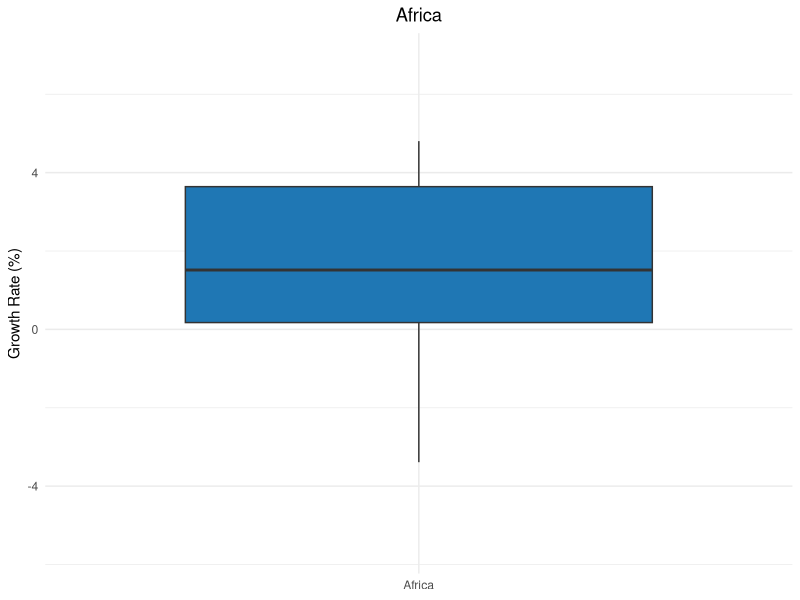
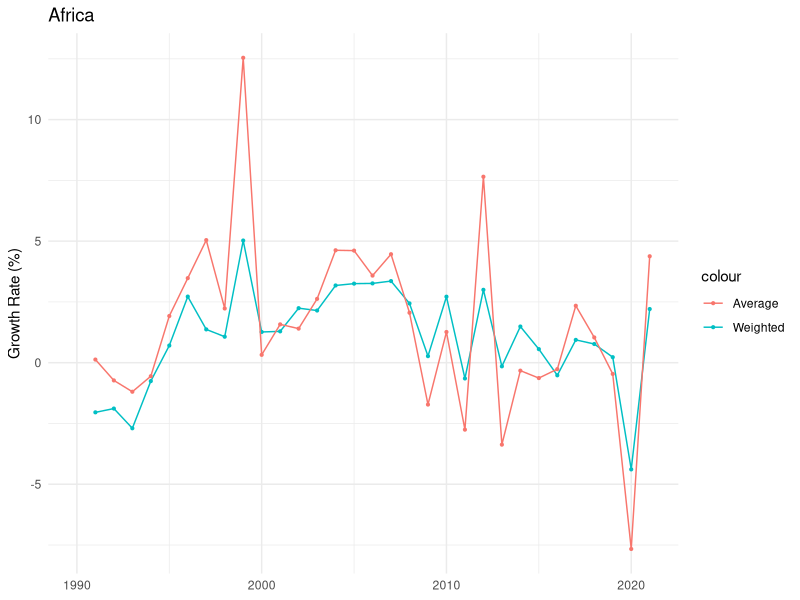
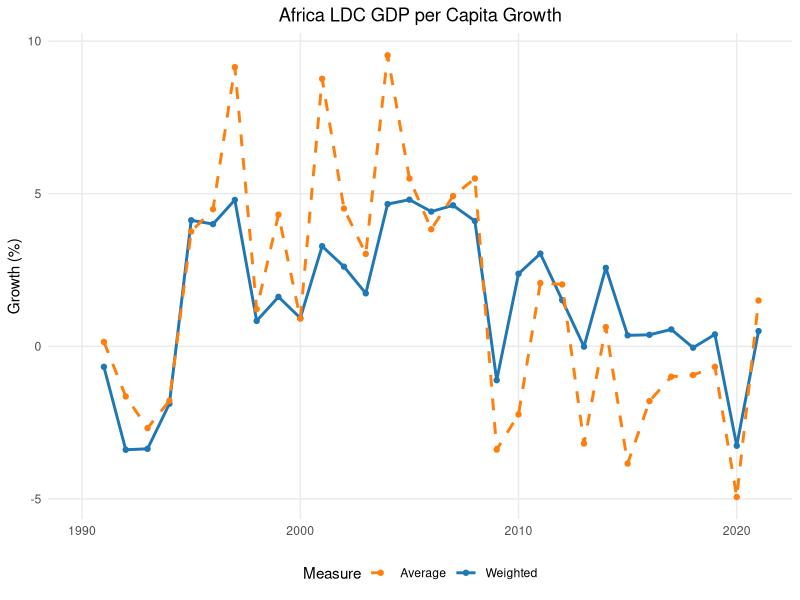
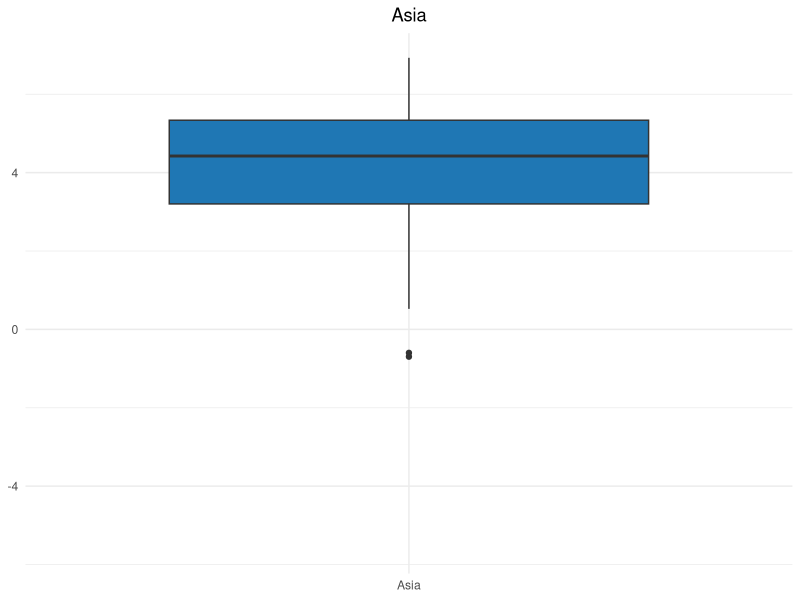
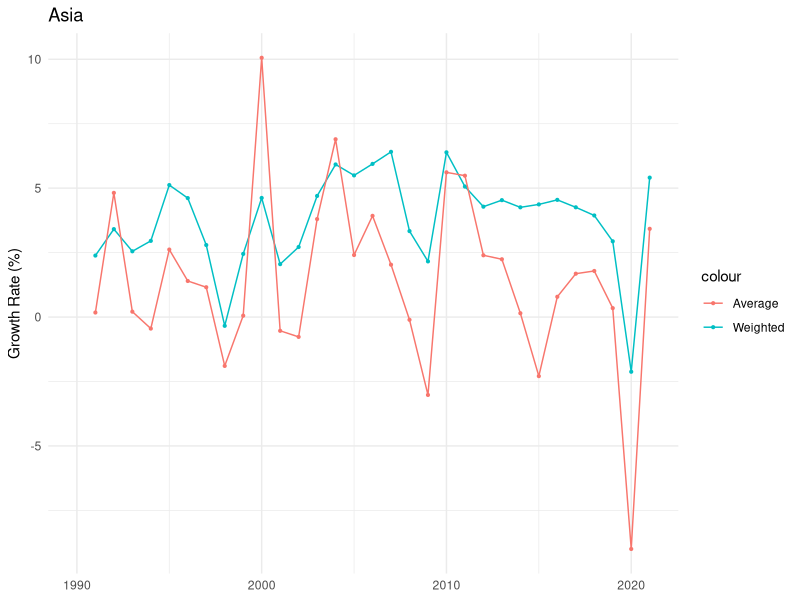
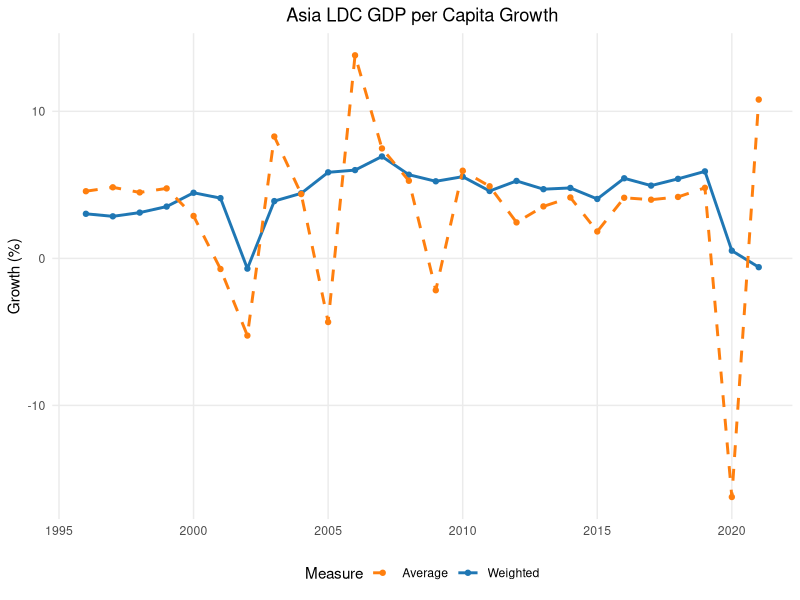
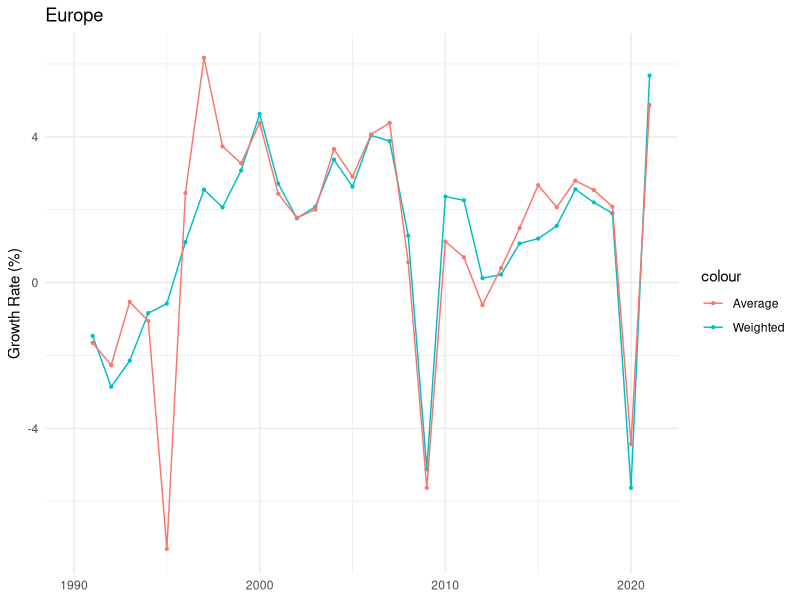
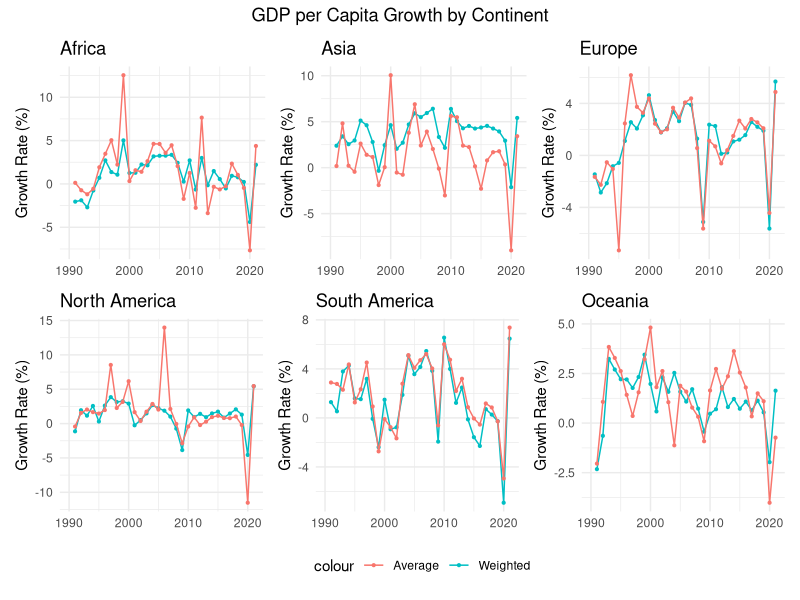

The R script that drew these images, in order:
library(tidyverse)
library(dplyr)
library(ggplot2)
library(purrr)
library(patchwork)

# Importing Data Sets

Continent_Classification <- read.csv("data sets/continents-according-to-our-world-in-data.csv")
GDP_per_capita <- read.csv("data sets/gdp-per-capita-worldbank.csv")
LDC <- read.csv("data sets/LDC.csv")
World_Population <- read.csv("data sets/world population.csv")
NEET <- read.csv("data sets/youth-not-in-education-employment-training.csv")


# Rename Columns

colnames(GDP_per_capita) <- c("Country", "Code", "Year", "GDP_Per_Capita")
colnames(Continent_Classification) <- c("Country", "Code", "Year", "Continent")
colnames(World_Population) <- c("Country", "Code", "Year", "Population")


# Convert columns to correct types

GDP_per_capita <- GDP_per_capita %>%
  mutate(
    Country = as.character(Country),
    Code = as.character(Code),
    Year = as.integer(Year),
    GDP_Per_Capita = map_dbl(GDP_Per_Capita, as.numeric)
  )

Continent_Classification <- Continent_Classification %>%
  mutate(
    Country = as.character(Country),
    Code = as.character(Code),
    Year = as.integer(Year),
    Continent = as.character(Continent)
  )

World_Population <- World_Population %>%
  mutate(
    Country = as.character(Country),
    Code = as.character(Code),
    Year = as.integer(Year),
    Population = as.numeric(Population)
  )

# Combine Data Sets

GDP_Continent_Population_Combined <- GDP_per_capita %>%
  left_join(Continent_Classification %>% select(Code, Continent), by = "Code") %>%
  left_join(World_Population %>% select(Code, Year, Population), by = c("Code", "Year"))


GDP_Continent_Population_Combined <- GDP_Continent_Population_Combined %>%
  drop_na()


# LDC Classification

GDP_Continent_Population_Combined <- GDP_Continent_Population_Combined %>%
  mutate(LDC_Status = Country %in% LDC$Country & Year %in% LDC$Year)

# Add growth rate

GDP_Continent_Population_Combined <- GDP_Continent_Population_Combined %>%
  arrange(Country, Year) %>%  
  group_by(Country) %>%
  mutate(GDP_growth_rate = (GDP_Per_Capita - lag(GDP_Per_Capita)) / lag(GDP_Per_Capita) * 100) %>%
  ungroup()


# Compute Continent Growth

continent_growth <- GDP_Continent_Population_Combined %>%
  group_by(Continent, Year) %>%
  summarise(
    weighted_gdp_pc = sum(GDP_Per_Capita * Population, na.rm = TRUE) / sum(Population, na.rm = TRUE), # weighted gdp_pc
    average_gdp_pc  = mean(GDP_Per_Capita, na.rm = TRUE),  # average gdp_pc
    .groups = "drop"
  ) %>%
  arrange(Continent, Year) %>%
  group_by(Continent) %>%
  mutate(weighted_growth = (weighted_gdp_pc / lag(weighted_gdp_pc) - 1) * 100) %>% # growth rate weighted by population
  mutate(average_growth = (average_gdp_pc / lag(average_gdp_pc) - 1) * 100) %>% # Average growth rate
  ungroup()


# NA during the years will affect accuracy of gdp growth rate
na_counts <- GDP_Continent_Population_Combined %>%
  group_by(Continent, Year) %>%
  summarise(
    na_GDP_growth_rate = sum(is.na(GDP_growth_rate)),
    .groups = "drop"
  ) %>%
  arrange(Continent, Year)
# Europe in 1995 is unreliable because 8 country have NA growth rate


# Plotting the graph for Continents


# Africa
Africa_growth <- ggplot(subset(continent_growth, Continent == "Africa"), aes(x = Year)) +
  geom_line(aes(y = weighted_growth, color = "Weighted")) +
  geom_point(aes(y = weighted_growth, color = "Weighted"), size = 0.75) +
  geom_line(aes(y = average_growth, color = "Average")) +
  geom_point(aes(y = average_growth, color = "Average"), size = 0.75) +
  labs(title = "Africa", y = "Growth Rate (%)", x = NULL) +
  theme_minimal()

# Asia
Asia_growth <- ggplot(subset(continent_growth, Continent == "Asia"), aes(x = Year)) +
  geom_line(aes(y = weighted_growth, color = "Weighted")) +
  geom_point(aes(y = weighted_growth, color = "Weighted"), size = 0.75) +
  geom_line(aes(y = average_growth, color = "Average")) +
  geom_point(aes(y = average_growth, color = "Average"), size = 0.75) +
  labs(title = "Asia", y = "Growth Rate (%)", x = NULL) +
  theme_minimal()

# Europe
Europe_growth <- ggplot(subset(continent_growth, Continent == "Europe"), aes(x = Year)) +
  geom_line(aes(y = weighted_growth, color = "Weighted")) +
  geom_point(aes(y = weighted_growth, color = "Weighted"), size = 0.75) +
  geom_line(aes(y = average_growth, color = "Average")) +
  geom_point(aes(y = average_growth, color = "Average"), size = 0.75) +
  labs(title = "Europe", y = "Growth Rate (%)", x = NULL) +
  theme_minimal()

# North America
NorthAmerica_growth <- ggplot(subset(continent_growth, Continent == "North America"), aes(x = Year)) +
  geom_line(aes(y = weighted_growth, color = "Weighted")) +
  geom_point(aes(y = weighted_growth, color = "Weighted"), size = 0.75) +
  geom_line(aes(y = average_growth, color = "Average")) +
  geom_point(aes(y = average_growth, color = "Average"), size = 0.75) +
  labs(title = "North America", y = "Growth Rate (%)", x = NULL) +
  theme_minimal()

# South America
SouthAmerica_growth <- ggplot(subset(continent_growth, Continent == "South America"), aes(x = Year)) +
  geom_line(aes(y = weighted_growth, color = "Weighted")) +
  geom_point(aes(y = weighted_growth, color = "Weighted"), size = 0.75) +
  geom_line(aes(y = average_growth, color = "Average")) +
  geom_point(aes(y = average_growth, color = "Average"), size = 0.75) +
  labs(title = "South America", y = "Growth Rate (%)", x = NULL) +
  theme_minimal()

# Oceania
Oceania_growth <- ggplot(subset(continent_growth, Continent == "Oceania"), aes(x = Year)) +
  geom_line(aes(y = weighted_growth, color = "Weighted")) +
  geom_point(aes(y = weighted_growth, color = "Weighted"), size = 0.75) +
  geom_line(aes(y = average_growth, color = "Average")) +
  geom_point(aes(y = average_growth, color = "Average"), size = 0.75) +
  labs(title = "Oceania", y = "Growth Rate (%)", x = NULL) +
  theme_minimal()

# Combine all six with one shared legend
Growth_Combined_Plot <- (Africa_growth | Asia_growth | Europe_growth) /
  (NorthAmerica_growth | SouthAmerica_growth | Oceania_growth) +
  plot_annotation(title = "GDP per Capita Growth by Continent",
                  theme = theme(plot.title = element_text(hjust = 0.5))) +
  plot_layout(guides = "collect") &
  theme(legend.position = "bottom")




# Share of LDC meeting the 7% target every year

ldc_target_share <- GDP_Continent_Population_Combined %>%
  filter(LDC_Status) %>%                                   # keep only LDCs
  group_by(Continent, Year) %>%
  summarise(
    n_ldc         = n_distinct(Country),                   # LDC count observed
    n_meet        = n_distinct(Country[GDP_growth_rate >= 7]),
    share_meeting = if_else(n_ldc > 0, 100 * n_meet / n_ldc, NA_real_), # percent
    .groups = "drop"
  )

# Plot the share of LDC meeting target

LDCShare <- ggplot(ldc_target_share, aes(x = Year, y = share_meeting, color = Continent)) +
  geom_line(size = 0.5) +
  geom_point(size=0.7) +
  labs(
    title = "Share of LDCs Meeting the UN ≥7% GDP Growth Target by Continents",
    x = "Year",
    y = "% of LDCs meeting target",
    color = "Continent"
  ) +
  theme_minimal(base_size = 12) +
  theme(
    legend.position = "bottom",
    plot.title = element_text(hjust = 0.5)   # center title
  )


# Africa Statistical Analysis
africa <- subset(ldc_target_share, Continent == "Africa")
m_africa <- lm(share_meeting ~ Year, data = africa)
africa_stats <- data.frame(
  Continent = "Africa",
  R2 = summary(m_africa)$r.squared,
  p_value_Year = summary(m_africa)$coefficients["Year", "Pr(>|t|)"]
)


# Build a short label (rounded nicely)
label_africa <- sprintf("R² = %.3f, p = %.3g", africa_stats$R2, africa_stats$p_value_Year)

# Africa Best Fit plot with label

LDCShare_Africa <- ldc_target_share %>%
  filter(Continent == "Africa") %>%
  ggplot(aes(x = Year, y = share_meeting)) +
  geom_smooth(method = lm, se = FALSE, color = "red") +
  geom_point(size = 0.7, colour = "red") +
  annotate(
    "text",
    x = min(africa$Year, na.rm = TRUE) + 0.05 * diff(range(africa$Year, na.rm = TRUE)),
    y = max(africa$share_meeting, na.rm = TRUE) * 0.95,
    label = label_africa,
    hjust = 0,
    size = 4,
    colour = "red"   # make the label red as well
  ) +
  labs(
    title = "Share of Africa LDCs Meeting the UN ≥7% GDP Growth Target",
    x = "Year",
    y = "% of LDCs meeting target"
  ) +
  theme_minimal(base_size = 12) +
  theme(
    plot.title = element_text(hjust = 0.5)
  )





# The growth rate of LDC


# LDC GDP per capita growth (weighted vs average) by continent-year

ldc_continent_growth <- GDP_Continent_Population_Combined %>%
  filter(LDC_Status) %>%
  group_by(Continent, Year) %>%
  summarise(
    weighted_gdp_pc_ldc = sum(GDP_Per_Capita * Population, na.rm = TRUE) / 
      sum(Population, na.rm = TRUE),
    average_gdp_pc_ldc  = mean(GDP_Per_Capita, na.rm = TRUE),
    .groups = "drop"
  ) %>%
  arrange(Continent, Year) %>%
  group_by(Continent) %>%
  mutate(
    weighted_growth_ldc = (weighted_gdp_pc_ldc / lag(weighted_gdp_pc_ldc) - 1) * 100,
    average_growth_ldc  = (average_gdp_pc_ldc  / lag(average_gdp_pc_ldc)  - 1) * 100
  ) %>%
  ungroup()

# Africa

Africa_LDC <- ggplot(subset(ldc_continent_growth, Continent == "Africa"), aes(x = Year)) +
  geom_line(aes(y = weighted_growth_ldc, color = "Weighted"), linewidth = 1) +
  geom_point(aes(y = weighted_growth_ldc, color = "Weighted"), size = 1.5) +
  geom_line(aes(y = average_growth_ldc,  color = "Average"), linewidth = 1, linetype = "dashed") +
  geom_point(aes(y = average_growth_ldc,  color = "Average"), size = 1.5) +
  scale_color_manual(values = c("Weighted" = "#1f77b4", "Average" = "#ff7f0e")) +
  labs(title = "Africa LDC GDP per Capita Growth", y = "Growth (%)", x = NULL, color = "Measure") +
  theme_minimal() +
  theme(
    legend.position = "bottom",
    panel.grid.minor = element_blank(),
    plot.title = element_text(hjust = 0.5)
  )

# Asia

# Graph after 1995 because Maldive is included as LDC in 1995 which caused distortion
ldc_continent_growth_Asia <- ldc_continent_growth %>%
  filter(Continent == "Asia", Year %in% 1996:2021)

Asia_LDC <- ggplot(ldc_continent_growth_Asia, aes(x = Year)) +
  geom_line(aes(y = weighted_growth_ldc, color = "Weighted"), linewidth = 1) +
  geom_point(aes(y = weighted_growth_ldc, color = "Weighted"), size = 1.5) +
  geom_line(aes(y = average_growth_ldc,  color = "Average"), linewidth = 1, linetype = "dashed") +
  geom_point(aes(y = average_growth_ldc,  color = "Average"), size = 1.5) +
  scale_color_manual(values = c("Weighted" = "#1f77b4", "Average" = "#ff7f0e")) +
  labs(title = "Asia LDC GDP per Capita Growth", y = "Growth (%)", x = NULL, color = "Measure") +
  theme_minimal() +
  theme(
    legend.position = "bottom",
    panel.grid.minor = element_blank(),
    plot.title = element_text(hjust = 0.5)
  )

# The sharp decline in 2020 was due to Maldives, having a -34% decline

# Oceania

Oceania_LDC <- ggplot(subset(ldc_continent_growth, Continent == "Oceania"), aes(x = Year)) +
  geom_line(aes(y = weighted_growth_ldc, color = "Weighted"), linewidth = 1) +
  geom_point(aes(y = weighted_growth_ldc, color = "Weighted"), size = 1.5) +
  geom_line(aes(y = average_growth_ldc,  color = "Average"), linewidth = 1, linetype = "dashed") +
  geom_point(aes(y = average_growth_ldc,  color = "Average"), size = 1.5) +
  scale_color_manual(values = c("Weighted" = "#1f77b4", "Average" = "#ff7f0e")) +
  labs(title = "Oceania LDC GDP per Capita Growth", y = "Growth (%)", x = NULL, color = "Measure") +
  theme_minimal() +
  theme(
    legend.position = "bottom",
    panel.grid.minor = element_blank(),
    plot.title = element_text(hjust = 0.5)
  )


# Box Plot to Show Distribution

# Common y-limits across the three continents (ignoring NAs)
ylim_range <- ldc_continent_growth %>%
  filter(Continent %in% c("Africa", "Asia", "Oceania")) %>%
  pull(weighted_growth_ldc) %>%
  range(na.rm = TRUE)

# Africa
Africa_box <- ggplot(subset(ldc_continent_growth, Continent == "Africa" & !is.na(weighted_growth_ldc)),
                     aes(x = "Africa", y = weighted_growth_ldc)) +
  geom_boxplot(fill = "#1f77b4") +
  coord_cartesian(ylim = ylim_range) +
  labs(title = "Africa", x = NULL, y = "Growth Rate (%)") +
  theme_minimal() +
  theme(plot.title = element_text(hjust = 0.5))

# Asia
Asia_box <- ggplot(subset(ldc_continent_growth, Continent == "Asia" & !is.na(weighted_growth_ldc)),
                   aes(x = "Asia", y = weighted_growth_ldc)) +
  geom_boxplot(fill = "#1f77b4") +
  coord_cartesian(ylim = ylim_range) +
  labs(title = "Asia", x = NULL, y = NULL) +
  theme_minimal() +
  theme(plot.title = element_text(hjust = 0.5))

# Oceania
Oceania_box <- ggplot(subset(ldc_continent_growth, Continent == "Oceania" & !is.na(weighted_growth_ldc)),
                      aes(x = "Oceania", y = weighted_growth_ldc)) +
  geom_boxplot(fill = "#1f77b4") +
  coord_cartesian(ylim = ylim_range) +
  labs(title = "Oceania", x = NULL, y = NULL) +
  theme_minimal() +
  theme(plot.title = element_text(hjust = 0.5))

# Combine into one row with a shared title
LDC_Distribution_Combined <- (Africa_box | Asia_box | Oceania_box) +
  plot_annotation(
    title = "Distribution of Weighted LDC GDP per Capita Growth",
    theme = theme(plot.title = element_text(hjust = 0.5))
  )
